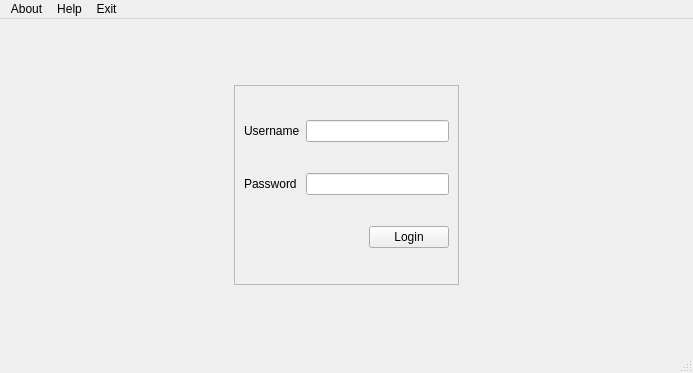
<?xml version="1.0" encoding="UTF-8"?>
<ui version="4.0">
 <class>login</class>
 <widget class="QMainWindow" name="login">
  <property name="geometry">
   <rect>
    <x>0</x>
    <y>0</y>
    <width>693</width>
    <height>373</height>
   </rect>
  </property>
  <property name="windowTitle">
   <string>Library Management</string>
  </property>
  <widget class="QWidget" name="centralwidget">
   <layout class="QGridLayout" name="gridLayout">
    <item row="1" column="2">
     <spacer name="horizontalSpacer_5">
      <property name="orientation">
       <enum>Qt::Horizontal</enum>
      </property>
      <property name="sizeHint" stdset="0">
       <size>
        <width>40</width>
        <height>20</height>
       </size>
      </property>
     </spacer>
    </item>
    <item row="1" column="0">
     <spacer name="horizontalSpacer_4">
      <property name="orientation">
       <enum>Qt::Horizontal</enum>
      </property>
      <property name="sizeHint" stdset="0">
       <size>
        <width>40</width>
        <height>20</height>
       </size>
      </property>
     </spacer>
    </item>
    <item row="1" column="1">
     <widget class="QFrame" name="frame">
      <property name="sizePolicy">
       <sizepolicy hsizetype="MinimumExpanding" vsizetype="MinimumExpanding">
        <horstretch>0</horstretch>
        <verstretch>1</verstretch>
       </sizepolicy>
      </property>
      <property name="minimumSize">
       <size>
        <width>0</width>
        <height>0</height>
       </size>
      </property>
      <property name="maximumSize">
       <size>
        <width>3000</width>
        <height>200</height>
       </size>
      </property>
      <property name="frameShape">
       <enum>QFrame::StyledPanel</enum>
      </property>
      <property name="frameShadow">
       <enum>QFrame::Raised</enum>
      </property>
      <layout class="QVBoxLayout" name="verticalLayout_2">
       <item>
        <layout class="QHBoxLayout" name="horizontalLayout_2">
         <item>
          <widget class="QLabel" name="label">
           <property name="text">
            <string>Username</string>
           </property>
          </widget>
         </item>
         <item>
          <widget class="QLineEdit" name="lineEdit_id">
           <property name="sizePolicy">
            <sizepolicy hsizetype="Expanding" vsizetype="Fixed">
             <horstretch>1</horstretch>
             <verstretch>0</verstretch>
            </sizepolicy>
           </property>
           <property name="text">
            <string/>
           </property>
          </widget>
         </item>
        </layout>
       </item>
       <item>
        <layout class="QHBoxLayout" name="horizontalLayout">
         <item>
          <widget class="QLabel" name="label_2">
           <property name="text">
            <string>Password</string>
           </property>
          </widget>
         </item>
         <item>
          <spacer name="horizontalSpacer_2">
           <property name="orientation">
            <enum>Qt::Horizontal</enum>
           </property>
           <property name="sizeType">
            <enum>QSizePolicy::Fixed</enum>
           </property>
           <property name="sizeHint" stdset="0">
            <size>
             <width>3</width>
             <height>20</height>
            </size>
           </property>
          </spacer>
         </item>
         <item>
          <widget class="QLineEdit" name="lineEdit_password">
           <property name="echoMode">
            <enum>QLineEdit::Password</enum>
           </property>
          </widget>
         </item>
        </layout>
       </item>
       <item>
        <layout class="QHBoxLayout" name="horizontalLayout_3">
         <item>
          <spacer name="horizontalSpacer_3">
           <property name="orientation">
            <enum>Qt::Horizontal</enum>
           </property>
           <property name="sizeType">
            <enum>QSizePolicy::MinimumExpanding</enum>
           </property>
           <property name="sizeHint" stdset="0">
            <size>
             <width>40</width>
             <height>20</height>
            </size>
           </property>
          </spacer>
         </item>
         <item>
          <widget class="QPushButton" name="pushButton_login">
           <property name="text">
            <string>Login</string>
           </property>
          </widget>
         </item>
        </layout>
       </item>
      </layout>
     </widget>
    </item>
    <item row="0" column="1">
     <spacer name="verticalSpacer">
      <property name="orientation">
       <enum>Qt::Vertical</enum>
      </property>
      <property name="sizeHint" stdset="0">
       <size>
        <width>20</width>
        <height>40</height>
       </size>
      </property>
     </spacer>
    </item>
    <item row="2" column="1">
     <spacer name="verticalSpacer_2">
      <property name="orientation">
       <enum>Qt::Vertical</enum>
      </property>
      <property name="sizeHint" stdset="0">
       <size>
        <width>20</width>
        <height>40</height>
       </size>
      </property>
     </spacer>
    </item>
   </layout>
  </widget>
  <widget class="QMenuBar" name="menubar">
   <property name="geometry">
    <rect>
     <x>0</x>
     <y>0</y>
     <width>693</width>
     <height>26</height>
    </rect>
   </property>
   <widget class="QMenu" name="menuHelp">
    <property name="title">
     <string>Help</string>
    </property>
   </widget>
   <widget class="QMenu" name="menuExit">
    <property name="title">
     <string>Exit</string>
    </property>
   </widget>
   <widget class="QMenu" name="menuAbout">
    <property name="title">
     <string>About</string>
    </property>
   </widget>
   <addaction name="menuAbout"/>
   <addaction name="menuHelp"/>
   <addaction name="menuExit"/>
  </widget>
  <widget class="QStatusBar" name="statusbar"/>
 </widget>
 <resources/>
 <connections/>
</ui>
